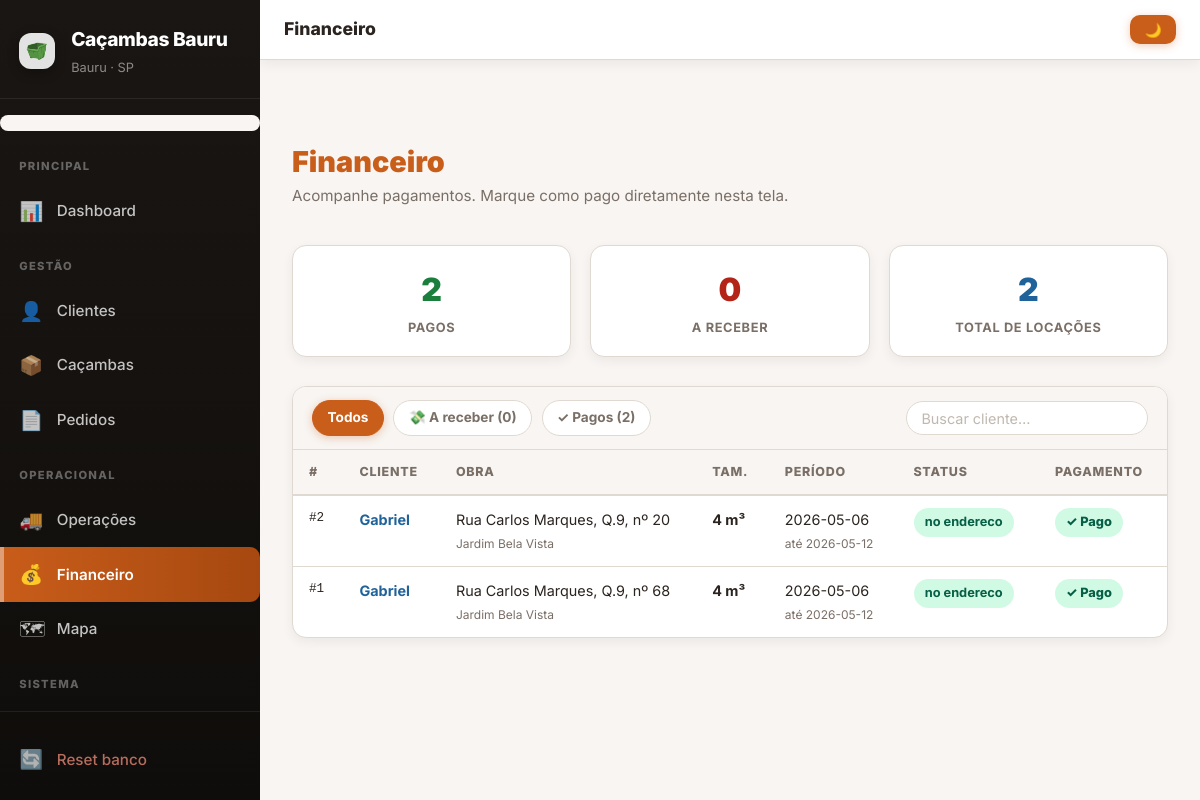
Page /financeiro on the earlier database version.
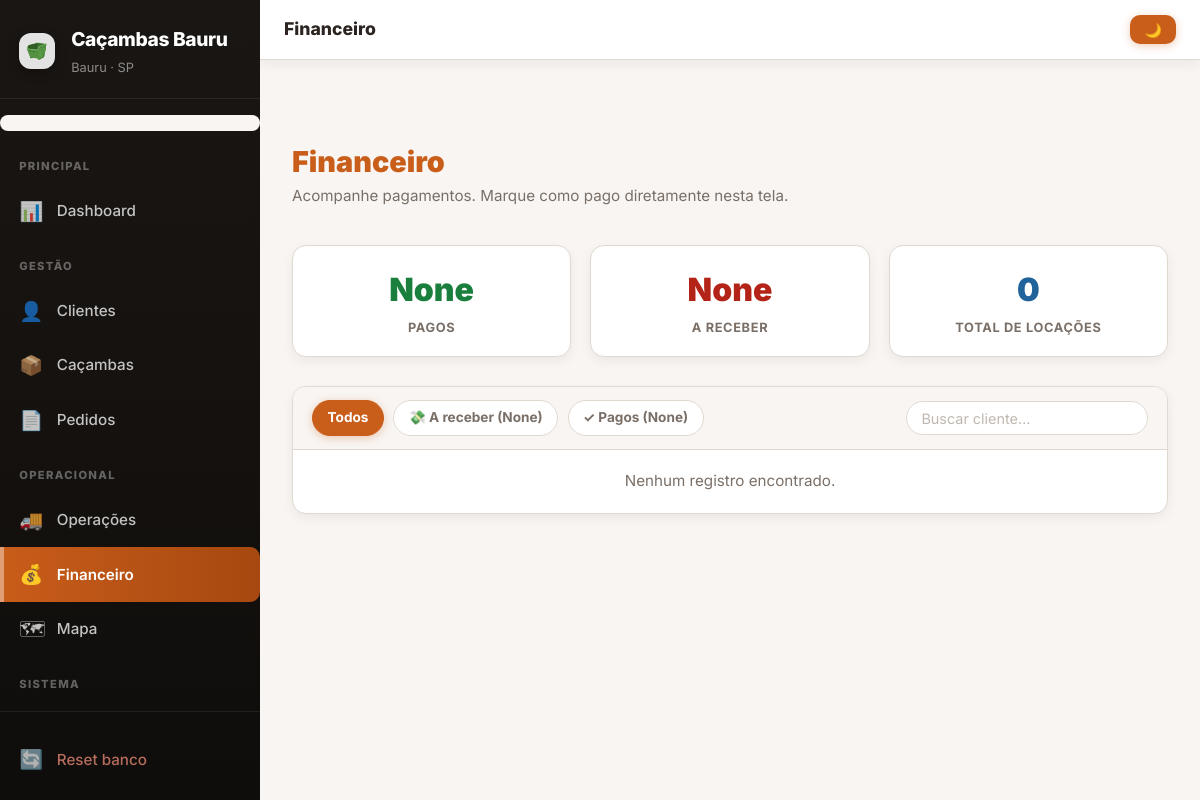
Same page on the later database version.
### tables this page shows
CREATE TABLE config (
            chave TEXT PRIMARY KEY,
            valor TEXT NOT NULL DEFAULT ''
        );

CREATE TABLE pedidos (
            id INTEGER PRIMARY KEY AUTOINCREMENT,
            cliente_id INTEGER NOT NULL,
            cacamba_id INTEGER,
            capacidade_m3 INTEGER NOT NULL,
            valor_total REAL NOT NULL DEFAULT 0,
            motorista_entrega TEXT NOT NULL DEFAULT '',
            motorista_retirada TEXT NOT NULL DEFAULT '',
            endereco_obra TEXT NOT NULL DEFAULT '',
            obra_cep TEXT NOT NULL DEFAULT '',
            obra_rua TEXT NOT NULL DEFAULT '',
            obra_quadra TEXT NOT NULL DEFAULT '',
            obra_numero TEXT NOT NULL DEFAULT '',
            obra_bairro TEXT NOT NULL DEFAULT '',
            data_inicio TEXT NOT NULL DEFAULT '',
            data_fim_prevista TEXT NOT NULL DEFAULT '',
            data_fim_real TEXT NOT NULL DEFAULT '',
            status TEXT NOT NULL DEFAULT 'pendente',
            pago INTEGER NOT NULL DEFAULT 0,
            criado_em TEXT NOT NULL DEFAULT '',
            latitude REAL,
            longitude REAL,
            observacoes TEXT NOT NULL DEFAULT '',
            FOREIGN KEY (cliente_id) REFERENCES clientes(id),
            FOREIGN KEY (cacamba_id) REFERENCES cacambas(id)
        );

CREATE TABLE clientes (
            id INTEGER PRIMARY KEY AUTOINCREMENT,
            tipo_pessoa TEXT NOT NULL DEFAULT 'pf',
            nome TEXT NOT NULL,
            cpf TEXT NOT NULL DEFAULT '',
            cnpj TEXT NOT NULL DEFAULT '',
            razao_social TEXT NOT NULL DEFAULT '',
            telefone TEXT NOT NULL,
            email TEXT DEFAULT '',
            endereco TEXT DEFAULT '',
            cep TEXT NOT NULL DEFAULT '',
            rua TEXT NOT NULL DEFAULT '',
            numero TEXT NOT NULL DEFAULT '',
            complemento TEXT NOT NULL DEFAULT ''
        );

### app.py (the view)
@app.route("/financeiro")
def financeiro():
    f = request.args.get("f","")
    q = request.args.get("q","").strip()
    conn = get_conn()
    where, params = [], []
    where.append("p.status != 'pendente'")
    if f == "pago":    where.append("p.pago=1")
    if f == "pendente": where.append("p.pago=0")
    if q: where.append("c.nome LIKE ?"); params.append(f"%{q}%")
    sql = (_PEDIDO_SELECT + " WHERE " + " AND ".join(where) +
           " ORDER BY p.pago ASC, p.id DESC")
    rows = conn.execute(sql, params).fetchall()
    totais = conn.execute(
        """SELECT
             COUNT(*) AS total,
             SUM(CASE WHEN pago=1 THEN 1 ELSE 0 END) AS pagos,
             SUM(CASE WHEN pago=0 AND status!='pendente' THEN 1 ELSE 0 END) AS pendentes
           FROM pedidos WHERE status != 'pendente'"""
    ).fetchone()
    conn.close()
    return render_template("financeiro.html",
        pedidos=rows, filtro=f, busca=q, totais=totais,
        hoje=date.today().isoformat())

### app.py (called while the page is built)
def _get_config():
    conn = get_conn()
    cfg = {r["chave"]: r["valor"] for r in conn.execute("SELECT chave,valor FROM config").fetchall()}
    conn.close()
    return cfg

def _dias_locacao(config=None):
    if config is None:
        config = _get_config()
    try:
        return max(1, min(int(config.get("dias_locacao","7")), 30))
    except ValueError:
        return 7

def _get_motoristas():
    conn = get_conn()
    rows = [r["nome"] for r in conn.execute("SELECT nome FROM motoristas ORDER BY nome").fetchall()]
    conn.close()
    return rows

@app.context_processor
def inject_global_context():
    cfg = _get_config()
    return {
        "empresa_nome": cfg.get("empresa_nome", "Caçambas Bauru"),
        "empresa_fone": cfg.get("empresa_fone", ""),
        "dias_locacao": _dias_locacao(cfg),
        "motoristas": _get_motoristas(),
    }

### database.py (called while the page is built)
def get_conn():
    conn = sqlite3.connect(DB_PATH)
    conn.row_factory = sqlite3.Row
    return conn

### templates/financeiro.html (shortened to what this page needs)
{% extends "base.html" %}
{% block topbar_title %}Financeiro{% endblock %}
{% block content %}
<section class="page-head">
  <div>
    <h2>Financeiro</h2>
    <p>Acompanhe pagamentos. Marque como pago diretamente nesta tela.</p>
  </div>
</section>
<div class="financeiro-resumo">
  <div class="fin-card verde">
    <div class="fin-num">{{ totais.pagos }}</div>
    <div class="fin-label">Pagos</div>
  </div>
  <div class="fin-card vermelho">
    <div class="fin-num">{{ totais.pendentes }}</div>
    <div class="fin-label">A receber</div>
  </div>
  <div class="fin-card azul">
    <div class="fin-num">{{ totais.total }}</div>
    <div class="fin-label">Total de locações</div>
  </div>
</div>
<div class="card table-wrap">
  <div class="filtros-bar">
    <a href="{{ url_for('financeiro') }}" class="filtro-chip {% if not filtro %}ativo{% endif %}">Todos</a>
    <a href="{{ url_for('financeiro', f='pendente') }}" class="filtro-chip {% if filtro=='pendente' %}ativo{% endif %}">💸 A receber ({{ totais.pendentes }})</a>
    <a href="{{ url_for('financeiro', f='pago') }}"    class="filtro-chip {% if filtro=='pago' %}ativo ok{% endif %}">✓ Pagos ({{ totais.pagos }})</a>
    <form method="get" action="{{ url_for('financeiro') }}" style="margin-left:auto">
      <input type="search" name="q" value="{{ busca }}" placeholder="Buscar cliente…" class="busca-inline">
    </form>
  </div>
  {% if pedidos %}
  <table class="tabela-dados">
    <thead>
      <tr><th>#</th><th>Cliente</th><th>Obra</th><th>Tam.</th><th>Período</th><th>Status</th><th>Pagamento</th></tr>
    </thead>
    <tbody>
      {% for p in pedidos %}
      {% set venc = p.data_fim_prevista and p.data_fim_prevista < hoje and p.status != 'finalizado' %}
      <tr class="{% if venc %}linha-vencida{% endif %} {% if not p.pago and p.status != 'pendente' %}linha-a-receber{% endif %}">
        <td class="mono">#{{ p.id }}</td>
        <td><a class="link-cliente" href="{{ url_for('cliente_detalhe', cid=p.cliente_id) }}">{{ p.cliente_nome }}</a></td>
        <td class="cel-obra">
          {{ p.obra_rua or p.endereco_obra or '—' }}
          {%- if p.obra_quadra %}, Q.{{ p.obra_quadra }}{% endif %}
          {%- if p.obra_numero %}, nº {{ p.obra_numero }}{% endif %}
          {% if p.obra_bairro %}<br><small class="muted">{{ p.obra_bairro }}</small>{% endif %}
        </td>
        <td><strong>{{ p.capacidade_m3 }} m³</strong></td>
        <td>
          {% if p.status in ['cancelado','finalizado'] and p.data_fim_real %}
            {{ p.data_inicio }} a {{ p.data_fim_real }}
          {% elif p.data_inicio %}
            {{ p.data_inicio }}
            {% if p.data_fim_prevista %}<br><small class="muted">até {{ p.data_fim_prevista }}</small>{% endif %}
          {% else %}
            —
          {% endif %}
        </td>
        <td><span class="status-chip status-{{ p.status }}">{{ p.status.replace('_',' ') }}</span></td>
        <td>
          {% if p.pago %}
            <span class="badge-pago">✓ Pago</span>
          {% else %}
            <span class="badge-nao-pago">A receber</span><br>
            <form class="inline-form" method="post" action="{{ url_for('pedido_pagar', pid=p.id) }}">
              <input type="hidden" name="origem" value="financeiro">
              <button class="btn-pagar" style="margin-top:.3rem">✓ Marcar pago</button>
            </form>
          {% endif %}
        </td>
      </tr>
      {% endfor %}
    </tbody>
  </table>
  {% else %}
  <div class="empty-state">Nenhum registro encontrado.</div>
  {% endif %}
</div>
{% endblock %}

### templates/base.html (shortened to what this page needs)
<!DOCTYPE html>
<html lang="pt-BR">
<head>
  <link rel="stylesheet" href="{{ url_for('static', filename='estilo.css') }}">
</head>
<body class="{% block body_class %}{% endblock %}">
  <aside class="sidebar" id="sidebar">
    <div class="sidebar-brand">
      <img src="{{ url_for('static', filename='images/icone-cacamba.png') }}" width="36" height="36" alt="Logo">
      <div>
        <span class="brand-name">{{ empresa_nome or 'Caçambas' }}</span>
        <span class="brand-sub">{{ empresa_fone or 'Bauru · SP' }}</span>
      </div>
    </div>
    <nav class="sidebar-nav">
  <div class="breadcrumbs" id="breadcrumbs"></div>
      <span class="nav-section">Principal</span>
      <a href="{{ url_for('index') }}" class="nav-item {% if request.endpoint == 'index' %}active{% endif %}">
        <span class="nav-icon">📊</span><span class="nav-label">Dashboard</span>
      </a>
      <span class="nav-section">Gestão</span>
      <a href="{{ url_for('clientes') }}" class="nav-item {% if request.endpoint in ['clientes','cliente_novo','cliente_detalhe','cliente_editar'] %}active{% endif %}">
        <span class="nav-icon">👤</span><span class="nav-label">Clientes</span>
      </a>
      <a href="{{ url_for('cacambas') }}" class="nav-item {% if request.endpoint in ['cacambas','cacamba_nova'] %}active{% endif %}">
        <span class="nav-icon">📦</span><span class="nav-label">Caçambas</span>
      </a>
      <a href="{{ url_for('pedidos') }}" class="nav-item {% if request.endpoint in ['pedidos','pedido_novo'] %}active{% endif %}">
        <span class="nav-icon">📄</span><span class="nav-label">Pedidos</span>
      </a>
      <span class="nav-section">Operacional</span>
      <a href="{{ url_for('operacoes') }}" class="nav-item {% if request.endpoint == 'operacoes' %}active{% endif %}">
        <span class="nav-icon">🚚</span><span class="nav-label">Operações</span>
      </a>
      <a href="{{ url_for('financeiro') }}" class="nav-item {% if request.endpoint == 'financeiro' %}active{% endif %}">
        <span class="nav-icon">💰</span><span class="nav-label">Financeiro</span>
      </a>
      <a href="{{ url_for('mapa') }}" class="nav-item {% if request.endpoint == 'mapa' %}active{% endif %}">
        <span class="nav-icon">🗺</span><span class="nav-label">Mapa</span>
      </a>
      <span class="nav-section">Sistema</span>
      <a href="{{ url_for('configuracoes') }}" class="nav-item {% if request.endpoint == 'configuracoes' %}active{% endif %}">
      </a>
    </nav>
    <div class="sidebar-footer">
      <a href="{{ url_for('reset_banco') }}" class="nav-item nav-item-danger"
         onclick="return confirm('Resetar TODOS os dados?')">
        <span class="nav-icon">🔄</span><span class="nav-label">Reset banco</span>
      </a>
    </div>
  </aside>
  <div class="layout-main">
     <header class="topbar">
       <span class="topbar-title">{% block topbar_title %}{% block title2 %}{% endblock %}{% endblock %}</span>
       <div class="topbar-actions">
         <button class="btn btn-sm" id="theme-toggle" aria-label="Alternar tema" title="Alternar tema">
           <span id="theme-icon">🌙</span>
         </button>
       </div>
     </header>
    <main class="{% block main_class %}main-shell{% endblock %}">
      <nav class="breadcrumbs" aria-label="Breadcrumb">
      </nav>
      {% block content %}{% endblock %}
    </main>
  </div>
</body>
</html>

Differences in the rows shown:
removed config: valor "Caçambas Bauru"
removed pedidos: id "2", cliente_nome "Gabriel", obra_rua "Rua Carlos Marques", obra_quadra "9", obra_numero "20", obra_bairro "Jardim Bela Vista", capacidade_m3 "4", data_inicio "2026-05-06", data_fim_prevista "2026-05-12", status.replace "no endereco", pago "✓ Pago"
removed pedidos: id "1", cliente_nome "Gabriel", obra_rua "Rua Carlos Marques", obra_quadra "9", obra_numero "68", obra_bairro "Jardim Bela Vista", capacidade_m3 "4", data_inicio "2026-05-06", data_fim_prevista "2026-05-12", status.replace "no endereco", pago "✓ Pago"
Other differences:
{{ empresa_nome or 'Caçambas' }}: (not shown) → "Caçambas Bauru"
{{ totais.pagos }}: "2" → "None"
{{ totais.pendentes }}: "0" → "None"
{{ totais.total }}: "2" → "0"
text no longer shown: "# CLIENTE OBRA TAM. PERÍODO STATUS PAGAMENTO"
text now shown: "Nenhum registro encontrado."
